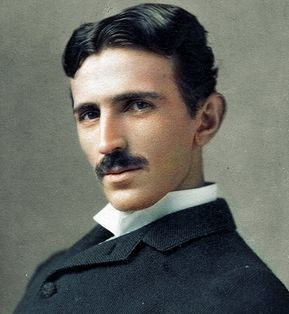
#> input picture pic_target.jpg, 289 x 314 px
$ python 'match function.py'
#> lines starting #> are read from the running program, lines starting #| are printed output that depends on the picture
import imageio
from PIL import Image
import numpy as np

# [6 lines of commented-out code are left out]
picx = picy = 300 #目标图片大小
blocksize = 5 #合并格大小
bxsize = int(picx/blocksize)
bysize = int(picy/blocksize)

pic_target = Image.open('pic_target.jpg')
#> pic_target is the input picture: PIL image 289x314 RGB; mean R, G, B 100.6, 101.7, 95.6
pic_target.resize((picx,picy)).save('pic_resized.jpg') #图片大小调整
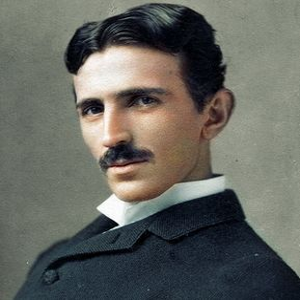
#> saved as pic_resized.jpg: PIL image 300x300 RGB; mean R, G, B 100.6, 101.7, 95.6
pic_target.resize((bxsize,bysize)).save('pic_block.jpg')
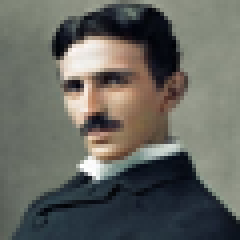
#> saved as pic_block.jpg: PIL image 60x60 RGB (shown 4 times larger); mean R, G, B 100.6, 101.7, 95.6
pic_target.resize((3,3)).save('pic_test.jpg')


# [18 lines of commented-out code are left out]
